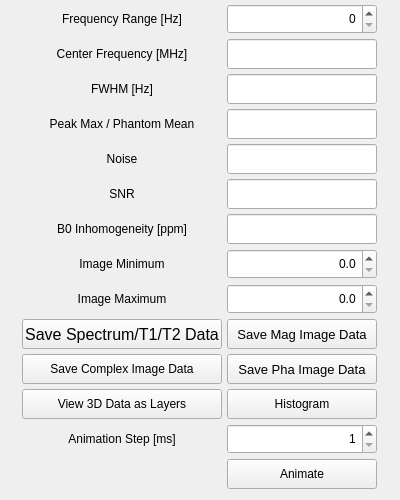
<?xml version="1.0" encoding="UTF-8"?>
<ui version="4.0">
 <class>Dialog</class>
 <widget class="QDialog" name="Dialog">
  <property name="geometry">
   <rect>
    <x>0</x>
    <y>0</y>
    <width>400</width>
    <height>500</height>
   </rect>
  </property>
  <property name="minimumSize">
   <size>
    <width>390</width>
    <height>500</height>
   </size>
  </property>
  <property name="maximumSize">
   <size>
    <width>400</width>
    <height>500</height>
   </size>
  </property>
  <property name="windowTitle">
   <string>Dialog</string>
  </property>
  <widget class="QWidget" name="gridLayoutWidget">
   <property name="geometry">
    <rect>
     <x>-1</x>
     <y>-1</y>
     <width>401</width>
     <height>501</height>
    </rect>
   </property>
   <layout class="QGridLayout" name="gridLayout">
    <property name="leftMargin">
     <number>5</number>
    </property>
    <property name="topMargin">
     <number>5</number>
    </property>
    <property name="rightMargin">
     <number>5</number>
    </property>
    <property name="bottomMargin">
     <number>5</number>
    </property>
    <property name="spacing">
     <number>5</number>
    </property>
    <item row="13" column="2">
     <widget class="QSpinBox" name="Animation_Step_spinBox">
      <property name="minimumSize">
       <size>
        <width>150</width>
        <height>30</height>
       </size>
      </property>
      <property name="maximumSize">
       <size>
        <width>150</width>
        <height>30</height>
       </size>
      </property>
      <property name="alignment">
       <set>Qt::AlignRight|Qt::AlignTrailing|Qt::AlignVCenter</set>
      </property>
      <property name="minimum">
       <number>1</number>
      </property>
      <property name="maximum">
       <number>2000</number>
      </property>
      <property name="singleStep">
       <number>100</number>
      </property>
     </widget>
    </item>
    <item row="0" column="1">
     <widget class="QLabel" name="label">
      <property name="minimumSize">
       <size>
        <width>200</width>
        <height>30</height>
       </size>
      </property>
      <property name="maximumSize">
       <size>
        <width>200</width>
        <height>30</height>
       </size>
      </property>
      <property name="text">
       <string>Frequency Range [Hz]</string>
      </property>
      <property name="alignment">
       <set>Qt::AlignCenter</set>
      </property>
     </widget>
    </item>
    <item row="4" column="1">
     <widget class="QLabel" name="label_6">
      <property name="minimumSize">
       <size>
        <width>200</width>
        <height>30</height>
       </size>
      </property>
      <property name="maximumSize">
       <size>
        <width>200</width>
        <height>30</height>
       </size>
      </property>
      <property name="text">
       <string>Noise</string>
      </property>
      <property name="alignment">
       <set>Qt::AlignCenter</set>
      </property>
     </widget>
    </item>
    <item row="1" column="1">
     <widget class="QLabel" name="label_2">
      <property name="minimumSize">
       <size>
        <width>200</width>
        <height>30</height>
       </size>
      </property>
      <property name="maximumSize">
       <size>
        <width>200</width>
        <height>30</height>
       </size>
      </property>
      <property name="text">
       <string>Center Frequency [MHz]</string>
      </property>
      <property name="alignment">
       <set>Qt::AlignCenter</set>
      </property>
     </widget>
    </item>
    <item row="3" column="2">
     <widget class="QLineEdit" name="Peak_lineEdit">
      <property name="minimumSize">
       <size>
        <width>150</width>
        <height>30</height>
       </size>
      </property>
      <property name="maximumSize">
       <size>
        <width>150</width>
        <height>30</height>
       </size>
      </property>
      <property name="alignment">
       <set>Qt::AlignRight|Qt::AlignTrailing|Qt::AlignVCenter</set>
      </property>
      <property name="readOnly">
       <bool>true</bool>
      </property>
     </widget>
    </item>
    <item row="3" column="1">
     <widget class="QLabel" name="label_5">
      <property name="minimumSize">
       <size>
        <width>200</width>
        <height>30</height>
       </size>
      </property>
      <property name="maximumSize">
       <size>
        <width>230</width>
        <height>30</height>
       </size>
      </property>
      <property name="text">
       <string>Peak Max / Phantom Mean</string>
      </property>
      <property name="alignment">
       <set>Qt::AlignCenter</set>
      </property>
     </widget>
    </item>
    <item row="5" column="2">
     <widget class="QLineEdit" name="SNR_lineEdit">
      <property name="minimumSize">
       <size>
        <width>150</width>
        <height>30</height>
       </size>
      </property>
      <property name="maximumSize">
       <size>
        <width>150</width>
        <height>30</height>
       </size>
      </property>
      <property name="alignment">
       <set>Qt::AlignRight|Qt::AlignTrailing|Qt::AlignVCenter</set>
      </property>
      <property name="readOnly">
       <bool>true</bool>
      </property>
     </widget>
    </item>
    <item row="2" column="2">
     <widget class="QLineEdit" name="FWHM_lineEdit">
      <property name="minimumSize">
       <size>
        <width>150</width>
        <height>30</height>
       </size>
      </property>
      <property name="maximumSize">
       <size>
        <width>150</width>
        <height>30</height>
       </size>
      </property>
      <property name="alignment">
       <set>Qt::AlignRight|Qt::AlignTrailing|Qt::AlignVCenter</set>
      </property>
      <property name="readOnly">
       <bool>true</bool>
      </property>
     </widget>
    </item>
    <item row="14" column="2">
     <widget class="QPushButton" name="Animate_pushButton">
      <property name="minimumSize">
       <size>
        <width>150</width>
        <height>30</height>
       </size>
      </property>
      <property name="maximumSize">
       <size>
        <width>150</width>
        <height>30</height>
       </size>
      </property>
      <property name="text">
       <string>Animate</string>
      </property>
      <property name="autoDefault">
       <bool>false</bool>
      </property>
     </widget>
    </item>
    <item row="8" column="1">
     <widget class="QLabel" name="label_10">
      <property name="minimumSize">
       <size>
        <width>200</width>
        <height>30</height>
       </size>
      </property>
      <property name="maximumSize">
       <size>
        <width>200</width>
        <height>30</height>
       </size>
      </property>
      <property name="text">
       <string>Image Maximum</string>
      </property>
      <property name="alignment">
       <set>Qt::AlignCenter</set>
      </property>
     </widget>
    </item>
    <item row="0" column="2">
     <widget class="QSpinBox" name="Frequncyaxisrange_spinBox">
      <property name="minimumSize">
       <size>
        <width>150</width>
        <height>30</height>
       </size>
      </property>
      <property name="maximumSize">
       <size>
        <width>150</width>
        <height>30</height>
       </size>
      </property>
      <property name="alignment">
       <set>Qt::AlignRight|Qt::AlignTrailing|Qt::AlignVCenter</set>
      </property>
     </widget>
    </item>
    <item row="7" column="2">
     <widget class="QDoubleSpinBox" name="Image_Minimum_doubleSpinBox">
      <property name="minimumSize">
       <size>
        <width>150</width>
        <height>30</height>
       </size>
      </property>
      <property name="maximumSize">
       <size>
        <width>150</width>
        <height>30</height>
       </size>
      </property>
      <property name="alignment">
       <set>Qt::AlignRight|Qt::AlignTrailing|Qt::AlignVCenter</set>
      </property>
      <property name="decimals">
       <number>1</number>
      </property>
      <property name="maximum">
       <double>10000.000000000000000</double>
      </property>
     </widget>
    </item>
    <item row="11" column="2">
     <widget class="QPushButton" name="Save_Pha_Image_Data_pushButton">
      <property name="minimumSize">
       <size>
        <width>150</width>
        <height>30</height>
       </size>
      </property>
      <property name="maximumSize">
       <size>
        <width>150</width>
        <height>30</height>
       </size>
      </property>
      <property name="font">
       <font>
        <pointsize>10</pointsize>
       </font>
      </property>
      <property name="text">
       <string>Save Pha Image Data</string>
      </property>
      <property name="autoDefault">
       <bool>false</bool>
      </property>
     </widget>
    </item>
    <item row="10" column="1">
     <widget class="QPushButton" name="Save_Spectrum_Data_pushButton">
      <property name="minimumSize">
       <size>
        <width>200</width>
        <height>30</height>
       </size>
      </property>
      <property name="maximumSize">
       <size>
        <width>200</width>
        <height>30</height>
       </size>
      </property>
      <property name="font">
       <font>
        <pointsize>12</pointsize>
       </font>
      </property>
      <property name="text">
       <string>Save Spectrum/T1/T2 Data</string>
      </property>
      <property name="autoDefault">
       <bool>false</bool>
      </property>
     </widget>
    </item>
    <item row="11" column="1">
     <widget class="QPushButton" name="Save_Image_Data_pushButton">
      <property name="minimumSize">
       <size>
        <width>200</width>
        <height>30</height>
       </size>
      </property>
      <property name="maximumSize">
       <size>
        <width>200</width>
        <height>30</height>
       </size>
      </property>
      <property name="text">
       <string>Save Complex Image Data</string>
      </property>
      <property name="autoDefault">
       <bool>false</bool>
      </property>
     </widget>
    </item>
    <item row="2" column="1">
     <widget class="QLabel" name="label_3">
      <property name="minimumSize">
       <size>
        <width>200</width>
        <height>30</height>
       </size>
      </property>
      <property name="maximumSize">
       <size>
        <width>200</width>
        <height>30</height>
       </size>
      </property>
      <property name="text">
       <string>FWHM [Hz]</string>
      </property>
      <property name="alignment">
       <set>Qt::AlignCenter</set>
      </property>
     </widget>
    </item>
    <item row="6" column="1">
     <widget class="QLabel" name="label_7">
      <property name="minimumSize">
       <size>
        <width>200</width>
        <height>30</height>
       </size>
      </property>
      <property name="maximumSize">
       <size>
        <width>200</width>
        <height>30</height>
       </size>
      </property>
      <property name="text">
       <string>B0 Inhomogeneity [ppm]</string>
      </property>
      <property name="alignment">
       <set>Qt::AlignCenter</set>
      </property>
     </widget>
    </item>
    <item row="8" column="2">
     <widget class="QDoubleSpinBox" name="Image_Maximum_doubleSpinBox">
      <property name="minimumSize">
       <size>
        <width>150</width>
        <height>30</height>
       </size>
      </property>
      <property name="maximumSize">
       <size>
        <width>150</width>
        <height>30</height>
       </size>
      </property>
      <property name="alignment">
       <set>Qt::AlignRight|Qt::AlignTrailing|Qt::AlignVCenter</set>
      </property>
      <property name="decimals">
       <number>1</number>
      </property>
      <property name="maximum">
       <double>10000.000000000000000</double>
      </property>
     </widget>
    </item>
    <item row="12" column="1">
     <widget class="QPushButton" name="View_3D_Data_pushButton">
      <property name="minimumSize">
       <size>
        <width>200</width>
        <height>30</height>
       </size>
      </property>
      <property name="maximumSize">
       <size>
        <width>200</width>
        <height>30</height>
       </size>
      </property>
      <property name="text">
       <string>View 3D Data as Layers</string>
      </property>
      <property name="autoDefault">
       <bool>false</bool>
      </property>
     </widget>
    </item>
    <item row="7" column="1">
     <widget class="QLabel" name="label_9">
      <property name="minimumSize">
       <size>
        <width>200</width>
        <height>30</height>
       </size>
      </property>
      <property name="maximumSize">
       <size>
        <width>200</width>
        <height>30</height>
       </size>
      </property>
      <property name="text">
       <string>Image Minimum</string>
      </property>
      <property name="alignment">
       <set>Qt::AlignCenter</set>
      </property>
     </widget>
    </item>
    <item row="5" column="1">
     <widget class="QLabel" name="label_4">
      <property name="minimumSize">
       <size>
        <width>200</width>
        <height>30</height>
       </size>
      </property>
      <property name="maximumSize">
       <size>
        <width>200</width>
        <height>30</height>
       </size>
      </property>
      <property name="text">
       <string>SNR</string>
      </property>
      <property name="alignment">
       <set>Qt::AlignCenter</set>
      </property>
     </widget>
    </item>
    <item row="10" column="2">
     <widget class="QPushButton" name="Save_Mag_Image_Data_pushButton">
      <property name="minimumSize">
       <size>
        <width>150</width>
        <height>30</height>
       </size>
      </property>
      <property name="maximumSize">
       <size>
        <width>150</width>
        <height>30</height>
       </size>
      </property>
      <property name="font">
       <font>
        <pointsize>10</pointsize>
       </font>
      </property>
      <property name="text">
       <string>Save Mag Image Data</string>
      </property>
      <property name="autoDefault">
       <bool>false</bool>
      </property>
     </widget>
    </item>
    <item row="2" column="0">
     <spacer name="horizontalSpacer">
      <property name="orientation">
       <enum>Qt::Horizontal</enum>
      </property>
      <property name="sizeType">
       <enum>QSizePolicy::Preferred</enum>
      </property>
      <property name="sizeHint" stdset="0">
       <size>
        <width>40</width>
        <height>20</height>
       </size>
      </property>
     </spacer>
    </item>
    <item row="1" column="2">
     <widget class="QLineEdit" name="Center_Frequency_lineEdit">
      <property name="minimumSize">
       <size>
        <width>150</width>
        <height>30</height>
       </size>
      </property>
      <property name="maximumSize">
       <size>
        <width>150</width>
        <height>30</height>
       </size>
      </property>
      <property name="alignment">
       <set>Qt::AlignRight|Qt::AlignTrailing|Qt::AlignVCenter</set>
      </property>
      <property name="readOnly">
       <bool>true</bool>
      </property>
     </widget>
    </item>
    <item row="13" column="1">
     <widget class="QLabel" name="label_8">
      <property name="minimumSize">
       <size>
        <width>200</width>
        <height>30</height>
       </size>
      </property>
      <property name="maximumSize">
       <size>
        <width>200</width>
        <height>30</height>
       </size>
      </property>
      <property name="text">
       <string>Animation Step [ms]</string>
      </property>
      <property name="alignment">
       <set>Qt::AlignCenter</set>
      </property>
     </widget>
    </item>
    <item row="6" column="2">
     <widget class="QLineEdit" name="Inhomogeneity_lineEdit">
      <property name="minimumSize">
       <size>
        <width>150</width>
        <height>30</height>
       </size>
      </property>
      <property name="maximumSize">
       <size>
        <width>150</width>
        <height>30</height>
       </size>
      </property>
      <property name="alignment">
       <set>Qt::AlignRight|Qt::AlignTrailing|Qt::AlignVCenter</set>
      </property>
      <property name="readOnly">
       <bool>true</bool>
      </property>
     </widget>
    </item>
    <item row="4" column="2">
     <widget class="QLineEdit" name="Noise_lineEdit">
      <property name="minimumSize">
       <size>
        <width>150</width>
        <height>30</height>
       </size>
      </property>
      <property name="maximumSize">
       <size>
        <width>150</width>
        <height>30</height>
       </size>
      </property>
      <property name="alignment">
       <set>Qt::AlignRight|Qt::AlignTrailing|Qt::AlignVCenter</set>
      </property>
      <property name="readOnly">
       <bool>true</bool>
      </property>
     </widget>
    </item>
    <item row="2" column="3">
     <spacer name="horizontalSpacer_2">
      <property name="orientation">
       <enum>Qt::Horizontal</enum>
      </property>
      <property name="sizeType">
       <enum>QSizePolicy::Preferred</enum>
      </property>
      <property name="sizeHint" stdset="0">
       <size>
        <width>40</width>
        <height>20</height>
       </size>
      </property>
     </spacer>
    </item>
    <item row="12" column="2">
     <widget class="QPushButton" name="Hist_pushButton">
      <property name="minimumSize">
       <size>
        <width>150</width>
        <height>30</height>
       </size>
      </property>
      <property name="maximumSize">
       <size>
        <width>150</width>
        <height>30</height>
       </size>
      </property>
      <property name="text">
       <string>Histogram</string>
      </property>
      <property name="autoDefault">
       <bool>false</bool>
      </property>
     </widget>
    </item>
   </layout>
  </widget>
 </widget>
 <tabstops>
  <tabstop>Frequncyaxisrange_spinBox</tabstop>
  <tabstop>Center_Frequency_lineEdit</tabstop>
  <tabstop>FWHM_lineEdit</tabstop>
  <tabstop>Peak_lineEdit</tabstop>
  <tabstop>Noise_lineEdit</tabstop>
  <tabstop>SNR_lineEdit</tabstop>
  <tabstop>Inhomogeneity_lineEdit</tabstop>
  <tabstop>Image_Minimum_doubleSpinBox</tabstop>
  <tabstop>Image_Maximum_doubleSpinBox</tabstop>
  <tabstop>Save_Spectrum_Data_pushButton</tabstop>
  <tabstop>Save_Mag_Image_Data_pushButton</tabstop>
  <tabstop>Save_Image_Data_pushButton</tabstop>
  <tabstop>Save_Pha_Image_Data_pushButton</tabstop>
  <tabstop>View_3D_Data_pushButton</tabstop>
  <tabstop>Hist_pushButton</tabstop>
  <tabstop>Animation_Step_spinBox</tabstop>
  <tabstop>Animate_pushButton</tabstop>
 </tabstops>
 <resources/>
 <connections/>
</ui>
